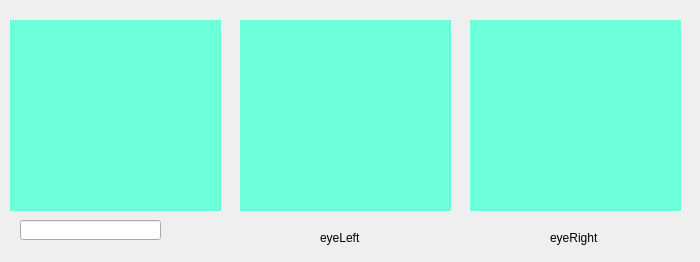
<?xml version="1.0" encoding="UTF-8"?>
<ui version="4.0">
 <class>Form</class>
 <widget class="QWidget" name="Form">
  <property name="geometry">
   <rect>
    <x>0</x>
    <y>0</y>
    <width>700</width>
    <height>262</height>
   </rect>
  </property>
  <property name="minimumSize">
   <size>
    <width>700</width>
    <height>262</height>
   </size>
  </property>
  <property name="maximumSize">
   <size>
    <width>700</width>
    <height>262</height>
   </size>
  </property>
  <property name="windowTitle">
   <string>Form</string>
  </property>
  <widget class="QLineEdit" name="resultTxtWidget">
   <property name="geometry">
    <rect>
     <x>20</x>
     <y>220</y>
     <width>141</width>
     <height>20</height>
    </rect>
   </property>
   <property name="readOnly">
    <bool>true</bool>
   </property>
  </widget>
  <widget class="QLabel" name="label">
   <property name="geometry">
    <rect>
     <x>320</x>
     <y>230</y>
     <width>71</width>
     <height>16</height>
    </rect>
   </property>
   <property name="text">
    <string>eyeLeft</string>
   </property>
  </widget>
  <widget class="QLabel" name="label_2">
   <property name="geometry">
    <rect>
     <x>550</x>
     <y>230</y>
     <width>71</width>
     <height>16</height>
    </rect>
   </property>
   <property name="text">
    <string>eyeRight</string>
   </property>
  </widget>
  <widget class="QLabel" name="videoWidget">
   <property name="geometry">
    <rect>
     <x>10</x>
     <y>20</y>
     <width>211</width>
     <height>191</height>
    </rect>
   </property>
   <property name="minimumSize">
    <size>
     <width>211</width>
     <height>191</height>
    </size>
   </property>
   <property name="maximumSize">
    <size>
     <width>211</width>
     <height>191</height>
    </size>
   </property>
   <property name="styleSheet">
    <string notr="true">background-color: rgb(107, 255, 218);</string>
   </property>
   <property name="text">
    <string/>
   </property>
  </widget>
  <widget class="QLabel" name="videoWidget_2">
   <property name="geometry">
    <rect>
     <x>240</x>
     <y>20</y>
     <width>211</width>
     <height>191</height>
    </rect>
   </property>
   <property name="minimumSize">
    <size>
     <width>211</width>
     <height>191</height>
    </size>
   </property>
   <property name="maximumSize">
    <size>
     <width>211</width>
     <height>191</height>
    </size>
   </property>
   <property name="styleSheet">
    <string notr="true">background-color: rgb(107, 255, 218);</string>
   </property>
   <property name="text">
    <string/>
   </property>
  </widget>
  <widget class="QLabel" name="videoWidget_3">
   <property name="geometry">
    <rect>
     <x>470</x>
     <y>20</y>
     <width>211</width>
     <height>191</height>
    </rect>
   </property>
   <property name="minimumSize">
    <size>
     <width>211</width>
     <height>191</height>
    </size>
   </property>
   <property name="maximumSize">
    <size>
     <width>211</width>
     <height>191</height>
    </size>
   </property>
   <property name="styleSheet">
    <string notr="true">background-color: rgb(107, 255, 218);</string>
   </property>
   <property name="text">
    <string/>
   </property>
  </widget>
 </widget>
 <resources/>
 <connections/>
</ui>
